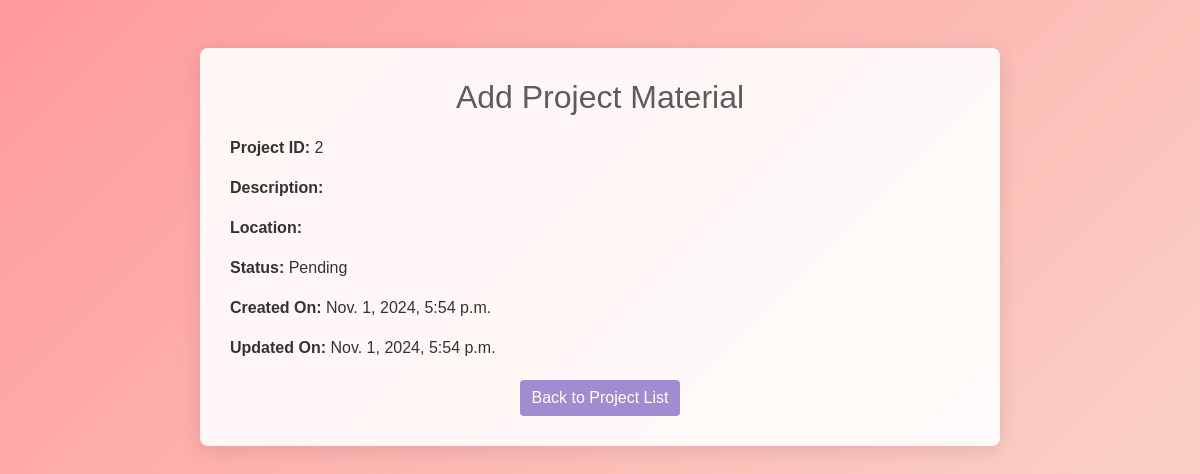
The page /projects/2/add_project_material/ on the database its author committed.
### quotations/models.py (models this page shows, shortened)
class Project(models.Model):
    STATUS_CHOICES = [
        ("Pending", "Pending"),
        ("Approved", "Approved"),
        ("Declined", "Declined"),
        ("Completed", "Completed"),
    ]
    name = models.CharField(max_length=100)
    description = models.CharField(max_length=100)
    location = models.CharField(max_length=100)
    start_date = models.DateField(blank=True, null=True)
    end_date = models.DateField(blank=True, null=True)
    user = models.ForeignKey(User, on_delete=models.CASCADE, related_name="projects")
    status = models.CharField(
        max_length=20, choices=STATUS_CHOICES, default="Pending", blank=True, null=True
    )
    created_at = models.DateTimeField(auto_now_add=True)
    updated_at = models.DateTimeField(auto_now=True)
    approved_by_user = models.BooleanField(default=False)
    approved_by_admin = models.ForeignKey(
        User, null=True, blank=True, related_name="approved_projects", on_delete=models.SET_NULL
    )
    declined_by_admin = models.ForeignKey(
        User, null=True, blank=True, related_name="declined_projects", on_delete=models.SET_NULL
    )
    declined_by_user = models.BooleanField(default=False)

### quotations/views.py (the view, shortened to what this page needs)
# urls.py: path("projects/<int:project_id>/add_project_material/", views.add_project_material, name="add_project_material",),
def add_project_material(request, project_id):
    project = get_object_or_404(Project, id=project_id)
    form = None
    return render(
        request, "add_project_material.html", {"project": project, "form": form}
    )

### quotations/views.py (called while the page is built)
def is_superuser(user):
    return user.is_superuser

### templates/add_project_material.html (shortened to what this page needs)
{% load static %}
<!DOCTYPE html>
<html lang="en">
<head>
    <link rel="stylesheet" href="https://stackpath.bootstrapcdn.com/bootstrap/4.5.2/css/bootstrap.min.css">
</head>
<body>
    <div class="container mt-5">
        <div class="project-container">
            <h2>Add Project Material</h2>
            {% if user.is_superuser %}
            <form method="post">
                {% csrf_token %}
                {{ form.as_p }}
                {% if form.errors %}
                    <div class="error-messages">
                        {% for field, errors in form.errors.items %}
                            <p>{{ field }}: {{ errors|join:", " }}</p>
                        {% endfor %}
                    </div>
                {% endif %}
                <button type="submit" class="btn btn-primary">Save Changes</button>
            </form>
            {% else %}
                <div class="project-info">
                    <p><strong>Project ID:</strong> {{ project.id }}</p>
                    <p><strong>Description:</strong> {{ project.description }}</p>
                    <p><strong>Location:</strong> {{ project.location }}</p>
                    <p><strong>Status:</strong> {{ project.status }}</p>
                    <p><strong>Created On:</strong> {{ project.created_at }}</p>
                    <p><strong>Updated On:</strong> {{ project.updated_at }}</p>
                </div>
            {% endif %}
            <div class="text-center">
                <a href="{% url 'project_list' %}" class="btn btn-secondary">Back to Project List</a>
            </div>
        </div>
    </div>
</body>
</html>

### templates/add_project_material.html (style rules this page uses)
body { background: linear-gradient(135deg, #ff9a9e, #fad0c4, #fbc2eb, #a18cd1, #fbc2eb); background-size: 400% 400%; animation: gradient 15s ease infinite; font-family: Arial, sans-serif; color: #333; }
.project-container { max-width: 800px; margin: auto; padding: 30px; background-color: rgba(255, 255, 255, 0.9); border-radius: 8px; box-shadow: 0 4px 20px rgba(0, 0, 0, 0.1); }
h2 { margin-bottom: 20px; text-align: center; color: #5c5c5c; }
.project-info { margin-bottom: 20px; }
.btn-secondary { background-color: #a18cd1; border: none; }

### rows shown on the page
Project: id "2", status "Pending", created_at "Nov. 1, 2024, 5:54 p.m.", updated_at "Nov. 1, 2024, 5:54 p.m."
